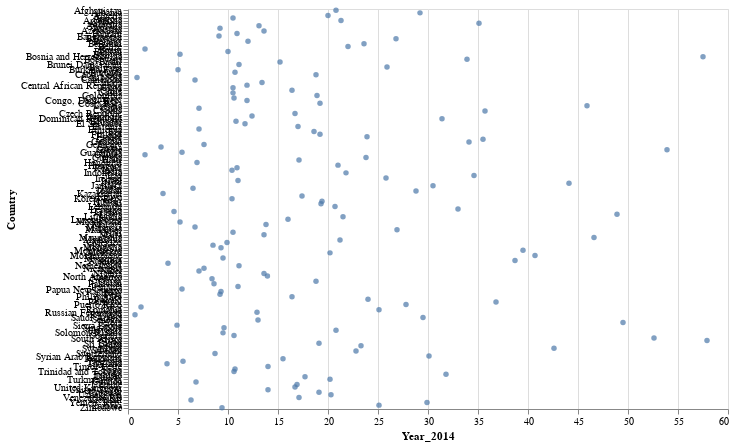

The notebook cell this image was saved under:
### Code cell
# prompt: scatter Plot for year 2014

alt.Chart(country_clean).mark_circle().encode(
    x='Year_2014',
    y='Country'
).properties(width=600, height=400)

### Figure 1 — Vega-Lite specification as saved in the notebook (floating-point values rounded to 4 significant figures; data arrays with more than 128 entries replaced by an {"elided": "..."} marker saying what was removed)
{"config": {"view": {"continuousWidth": 400, "continuousHeight": 300}}, "data": {"name": "data-43098e33d7e1ace7f42989ac872834b4"}, "mark": "circle", "encoding": {"x": {"field": "Year_2014", "type": "quantitative"}, "y": {"field": "Country", "type": "nominal"}}, "height": 400, "width": 600, "$schema": "https://vega.github.io/schema/vega-lite/v4.17.0.json", "datasets": {"data-43098e33d7e1ace7f42989ac872834b4": {"elided": "155 records"}}}
